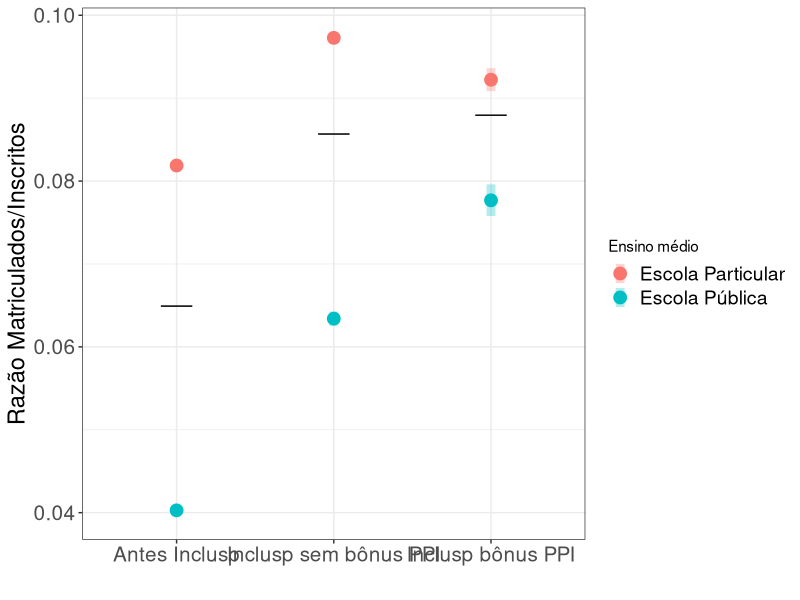
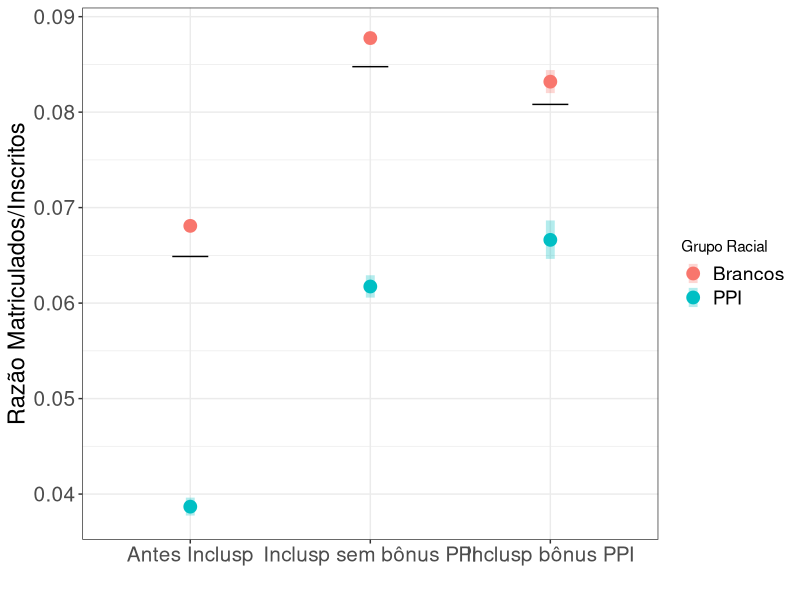
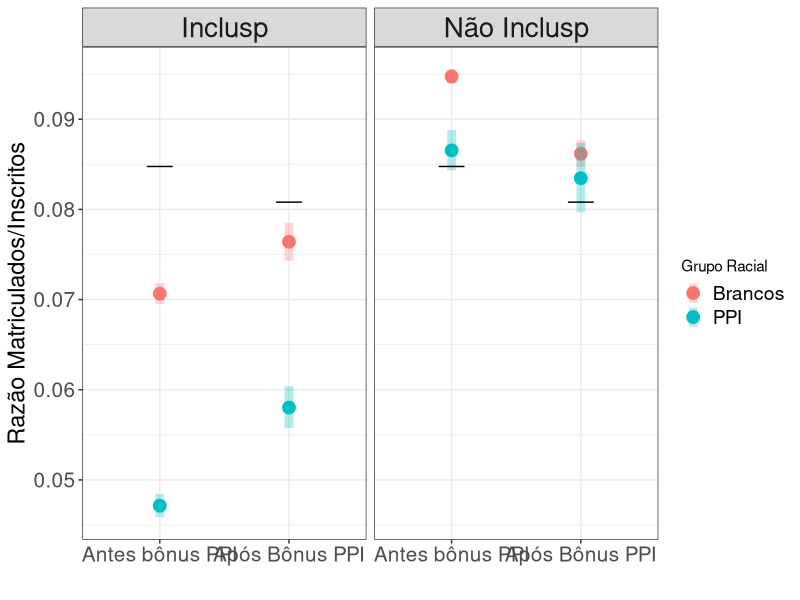

Source code (R) for these figures, in order:
## ---- chunk 1
library(rmarkdown)
library(knitr)
library(dplyr)
library(tidyr)
library(ggplot2)
library(Hmisc)
## ---- chunk 2
knitr::opts_chunk$set(echo=FALSE)
## ---- chunk 3
## leitura dos dados
ep <- read.csv2("ensino_medio.csv", as.is=TRUE)
## Relacao candidato/vaga
ep.cv <- filter(ep, ano>1999) %>%
    spread(fase, n.anuario) %>%
    mutate(periodo=cut(ano, breaks=c(1999,2006,2013,2015),
                       labels=c("Antes Inclusp", "Inclusp sem bônus PPI", "Inclusp bônus PPI"))) %>%
    group_by(periodo) %>%
    summarise(inscr=sum(inscrito), matr=sum(matriculado)) %>%
    mutate(p.matr = matr/inscr)
## Calculo das proporcoes
ep.ad <- filter(ep, ano>1999, ensino.medio!="outros"&ensino.medio!="supletivo") %>%
    mutate(medio=ifelse(ensino.medio=="publica","Escola Pública", "Escola Particular"))%>%
    spread(fase, n.anuario) %>%
    mutate(periodo=cut(ano, breaks=c(1999,2006,2013,2015),
                       labels=c("Antes Inclusp", "Inclusp sem bônus PPI", "Inclusp bônus PPI"))) %>%
    group_by(periodo, medio) %>%
    summarise(inscr=sum(inscrito), matr=sum(matriculado)) %>%
    mutate(p.matr = matr/inscr)
## Adiciona intervalos de confiança
ep.ad$ic.low <- binconf(ep.ad$matr, ep.ad$inscr, method="exact")[,2]
ep.ad$ic.up <- binconf(ep.ad$matr, ep.ad$inscr, method="exact")[,3]
## Grafico
p3 <- ggplot(ep.ad, aes(periodo, p.matr))
p3 + geom_point(aes(colour=medio), size=4) +
    geom_linerange(aes(ymin=ic.low, ymax=ic.up, colour=medio), size=3, alpha=0.3) +
    scale_colour_discrete(name="Ensino médio") +
    theme_bw() +
    theme(axis.text= element_text(size=15),
          axis.title= element_text(size=17),
          strip.text.x = element_text(size=20),
          legend.text=element_text(size=14)) +
    labs(y="Razão Matriculados/Inscritos", x="") +
    annotate("segment", x=c(0.9,1.9, 2.9), xend=c(1.1,2.1,3.1),y=ep.cv$p.matr, yend=ep.cv$p.matr)
## ---- chunk 4
## Leitura dos dados
cor <- read.csv2("cor.csv", as.is=TRUE)
cor$cor <- factor(cor$cor, levels=c("preta", "parda", "indígena", "amarela", "branca", "NR" ))
crit <- cor$cor=="preta"|cor$cor=="parda"|cor$cor=="indígena"
cor$ppi <- NA
cor$ppi[crit] <- "ppi"
cor$ppi[!crit] <- "no.ppi"
## Relacao candidato/vaga
cor.cv <- select(cor, ano, cor, fase,n.fuvest) %>%
    spread(fase, n.fuvest) %>%
    mutate(periodo=cut(ano, breaks=c(1999,2006,2013,2015),
                       labels=c("Antes Inclusp", "Inclusp sem bônus PPI", "Inclusp bônus PPI"))) %>%
    group_by(periodo) %>%
    summarise(inscr=sum(inscrito), matr=sum(matriculado)) %>%
    mutate(p.matr = matr/inscr)
## Calculo das proporcoes
cor.ad <- filter(cor, cor!="NR"&cor!="amarela"&fase!="convocado") %>%
    select(ano:cor,n.fuvest,ppi) %>%
    spread(fase, n.fuvest) %>%
    mutate(periodo=cut(ano, breaks=c(1999,2006,2013,2015),
                       labels=c("Antes Inclusp", "Inclusp sem bônus PPI", "Inclusp bônus PPI"))) %>%
    group_by(periodo, ppi) %>%
    summarise(inscr=sum(inscrito), matr=sum(matriculado)) %>%
    mutate(p.matr = matr/inscr, raca = ifelse(ppi=="ppi","PPI", "Brancos"))
## Intervalos de confiança
cor.ad$ic.low <- binconf(cor.ad$matr, cor.ad$inscr, method="exact")[,2]
cor.ad$ic.up <- binconf(cor.ad$matr, cor.ad$inscr, method="exact")[,3]
## ---- chunk 5
## Grafico
p2 <- ggplot(cor.ad, aes(periodo, p.matr))
p2 + geom_point(aes(colour=raca), size=4) +
    geom_linerange(aes(ymin=ic.low, ymax=ic.up, colour=raca), size=3, alpha=0.3) +
    scale_colour_discrete(name="Grupo Racial") +
    theme_bw() +
    theme(axis.text= element_text(size=15),
          axis.title= element_text(size=17),
          strip.text.x = element_text(size=20),
          legend.text=element_text(size=14)) +
    labs(y="Razão Matriculados/Inscritos", x="") +
    annotate("segment", x=c(0.9,1.9, 2.9), xend=c(1.1,2.1,3.1),y=cor.cv$p.matr, yend=cor.cv$p.matr)
## ---- chunk 6

##leitura dos dados
incl <- read.csv2("inclusp.csv", as.is=TRUE)
incl$cor <- factor(incl$cor, levels=c("preta", "parda", "indígena", "amarela", "branca", "NR" ))
incl$inclusp <- factor(incl$inclusp, levels=c("Inclusp", "Não Inclusp" ))
crit <- incl$cor=="preta"|incl$cor=="parda"|incl$cor=="indígena"
incl$ppi <- NA
incl$ppi[crit] <- "ppi"
incl$ppi[!crit] <- "no.ppi"
## Relacao candidato/vaga
incl.cv <- spread(incl, fase, N) %>%
    mutate(periodo=cut(ano, breaks=c(2006,2013,2015), labels=c("Antes bônus PPI", "Após Bônus PPI"))) %>%
    group_by(periodo) %>%
    summarise(inscr=sum(inscrito), matr=sum(matriculado)) %>%
    mutate(p.matr = matr/inscr)
## Razao matriculados/inscritos
incl.ad <- filter(incl, cor!="NR"&cor!="amarela") %>%
    spread(fase, N) %>%
    mutate(periodo=cut(ano, breaks=c(2006,2013,2015), labels=c("Antes bônus PPI", "Após Bônus PPI"))) %>%
    group_by(periodo, inclusp, ppi) %>%
    summarise(inscr=sum(inscrito), matr=sum(matriculado)) %>%
    mutate(p.matr = matr/inscr, raca = ifelse(ppi=="ppi","PPI", "Brancos"))
## Intervalos de confiança
incl.ad$ic.low <- binconf(incl.ad$matr, incl.ad$inscr, method="exact")[,2]
incl.ad$ic.up <- binconf(incl.ad$matr, incl.ad$inscr, method="exact")[,3]
## Gafico
p1 <- ggplot(incl.ad, aes(periodo, p.matr))
p1 + geom_point(aes(colour=raca), size=4) +
    facet_grid(~inclusp) +
    geom_linerange(aes(ymin=ic.low, ymax=ic.up, colour=raca), size=3, alpha=0.3) +
    scale_colour_discrete(name="Grupo Racial") +
    theme_bw() +
    theme(axis.text= element_text(size=15),
          axis.title= element_text(size=17),
          strip.text.x = element_text(size=20),
          legend.text=element_text(size=14)) +
    labs(y="Razão Matriculados/Inscritos", x="") +
    annotate("segment", x=c(0.9,1.9), xend=c(1.1,2.1),y=incl.cv$p.matr, yend=incl.cv$p.matr)
